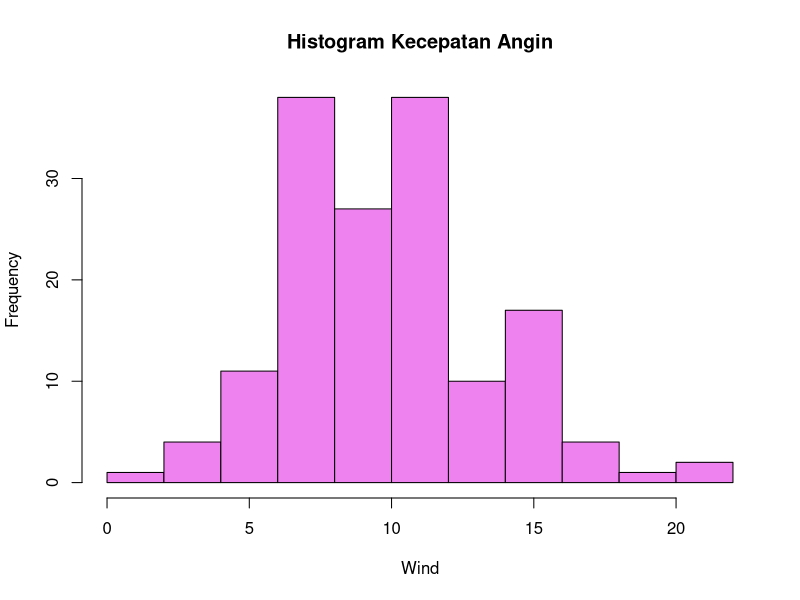
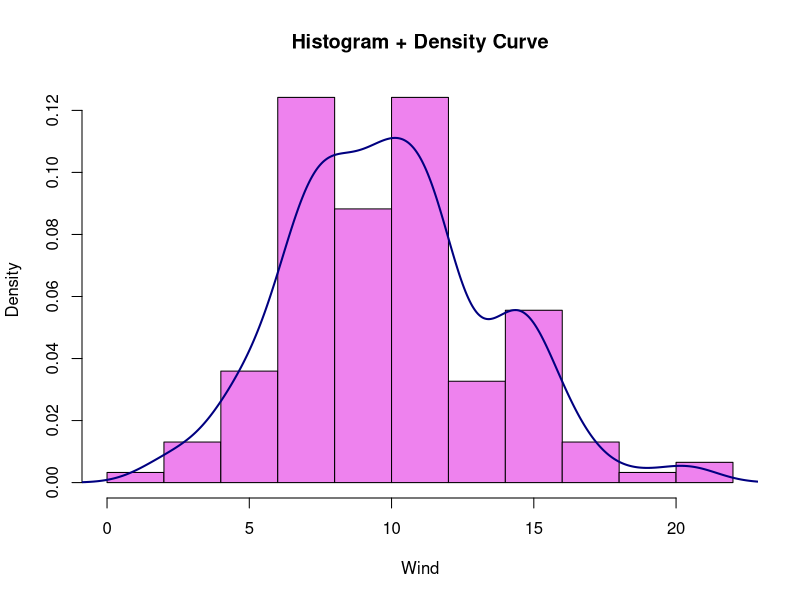
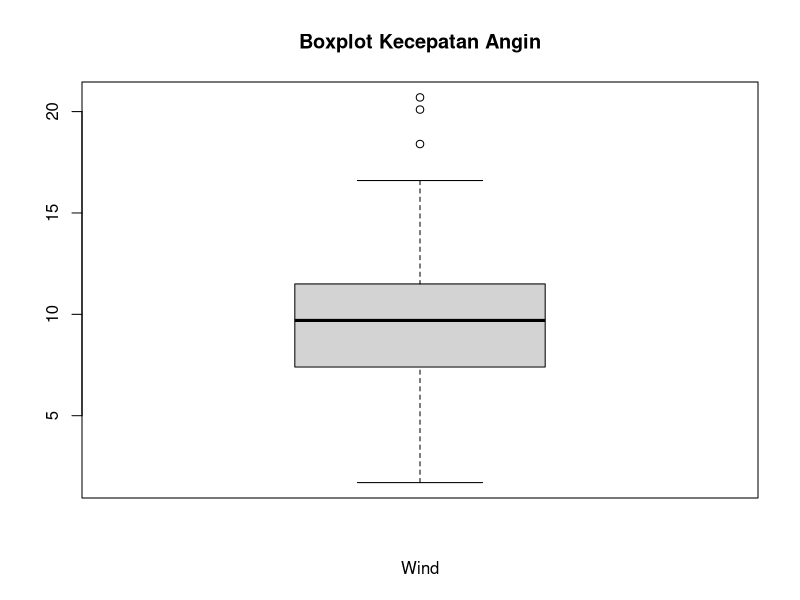
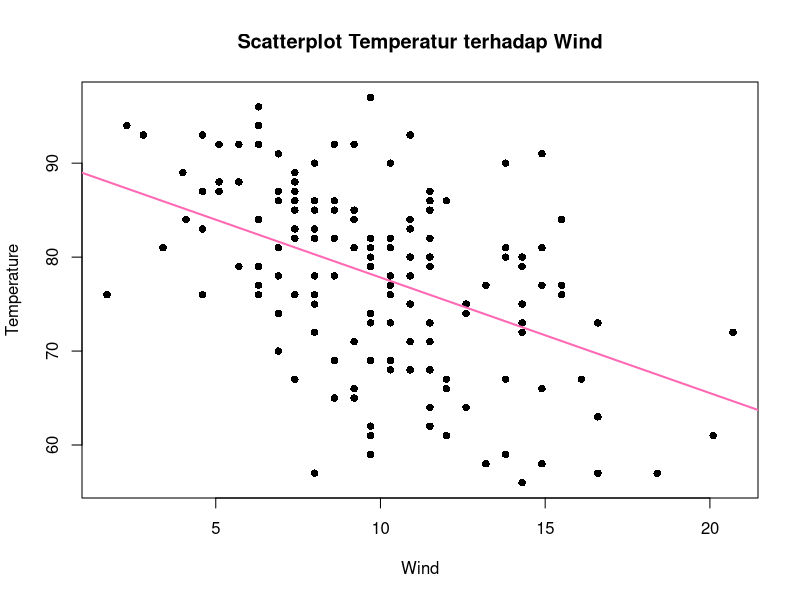

The R script that drew these images, in order:
#Nama : Geymi Feli Permata
#NIM : 3338250016
#Tugas Pertemuan 3 Komputasi Statistika

##SOAL 1 : Buka data airquality
data("airquality")
#Menampilkan data
airquality
#Lihat struktur data
str(airquality)

##SOAL 2 : Buat histogram untuk variabel Wind, sertakan pula density nya
#Histogram variabel Wind
hist(airquality$Wind,
     xlab = "Wind",
     main = "Histogram Kecepatan Angin",
     col = "violet")

#Estimasi kepadatan (Density)
dens <- density(airquality$Wind, na.rm = TRUE)

#Histogram + kurva kepadatan
hist(airquality$Wind,
     probability = TRUE,
     xlab = "Wind",
     main = "Histogram + Density Curve",
     col = "violet")

#Menambahkan garis kepadatan
lines(dens, col = "navyblue", lwd = 2)

##SOAL 3 : Buat boxplot dan steam and leaf
#Boxplot
boxplot(airquality$Wind,
        horiz = TRUE,
        main = "Boxplot Kecepatan Angin",
        xlab = "Wind")

#Steam and Leaf
stem(airquality$Wind)

##SOAL 4 : Buat scatter plot
#Pola pada Data Bivariat
#Scatterplot Temp terhadap Wind
plot(Temp ~ Wind,
     data = airquality,
     pch = 16,
     main = "Scatterplot Temperatur terhadap Wind",
     xlab = "Wind",
     ylab = "Temperature")

# Menambahkan garis regresi
abline(lm(Temp ~ Wind, data = airquality),
       col = "hotpink",
       lwd = 2)
